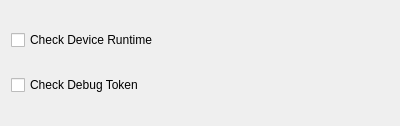
<?xml version="1.0" encoding="UTF-8"?>
<ui version="4.0">
 <class>Qnx::Internal::BlackBerryCheckDeviceStatusStepConfigWidget</class>
 <widget class="QWidget" name="Qnx::Internal::BlackBerryCheckDeviceStatusStepConfigWidget">
  <property name="geometry">
   <rect>
    <x>0</x>
    <y>0</y>
    <width>400</width>
    <height>126</height>
   </rect>
  </property>
  <property name="windowTitle">
   <string>Form</string>
  </property>
  <layout class="QVBoxLayout" name="verticalLayout">
   <item>
    <widget class="QCheckBox" name="checkRuntime">
     <property name="text">
      <string>Check Device Runtime</string>
     </property>
    </widget>
   </item>
   <item>
    <widget class="QCheckBox" name="checkDebugToken">
     <property name="text">
      <string>Check Debug Token</string>
     </property>
    </widget>
   </item>
  </layout>
 </widget>
 <resources/>
 <connections/>
</ui>
